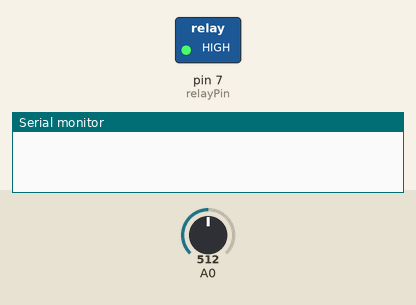
Recording of a sketch running on a simulated Arduino Uno, built with avr-gcc and run on an emulated ATmega328P. Shown: switched loads named in the sketch (green lamp = pin HIGH), the last lines printed to the serial monitor. Inputs (shaded band) come from the test bench; at power-on: A0 = 512.

Above: at 0.05 s.
At 2.6 s:
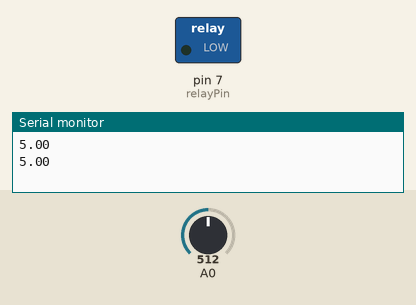
Timing chart, 0 to 6.6 s (numbered marks = the images above):
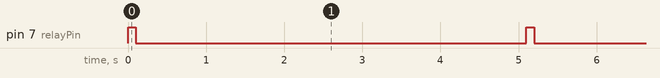

Measured:
- by itself, pin 7 (relayPin): alternates HIGH for 0.10 s and LOW for 5.0 s

The sketch:

BatteryCharginCircuit.ino
```cpp
//Voltage tester global variables
const float voltageDelay = 5000.0;
float lastCheckedVoltageTime = 0.0;

//Battery tester global variables
int reading = 0;
int relayPin = 7;
float voltage = 0.0;

void setup() {
//Battery tester setup
pinMode(A0,INPUT);
pinMode(relayPin,OUTPUT);
digitalWrite(relayPin,LOW);
//End battery tester setup

Serial.begin(9600);

}

void loop() {
 //Should only run voltageDelay milliseconds after last check
 if((millis() > voltageDelay + lastCheckedVoltageTime) || lastCheckedVoltageTime == 0.0)
 {
  digitalWrite(relayPin,HIGH);

  delay(100);

  reading = analogRead(A0);
  voltage = float(reading) * 2 * (5.0/1023.0);

  digitalWrite(relayPin,LOW);

  Serial.println(voltage);
  Serial.println(voltage,2);

  lastCheckedVoltageTime = millis();
 }
}
```
